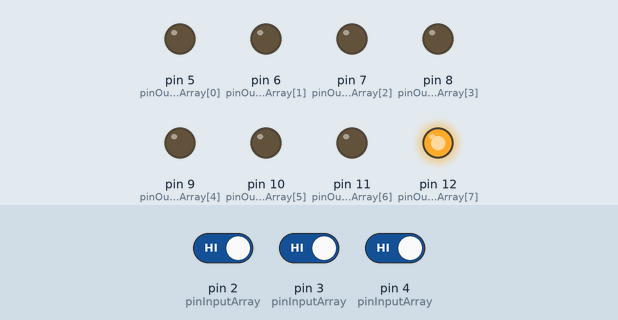
Recording of a sketch running on a simulated Arduino Uno, built with avr-gcc and run on an emulated ATmega328P. On the bench: output pins drawn as LEDs (lit = HIGH). Inputs (shaded band) come from the test bench; at power-on: pin 2 (pinInputArray) HIGH, pin 3 (pinInputArray) HIGH, pin 4 (pinInputArray) HIGH.

Above: at 1.2 s.
1.3 s: pin 2 (pinInputArray) driven LOW
At 1.8 s:
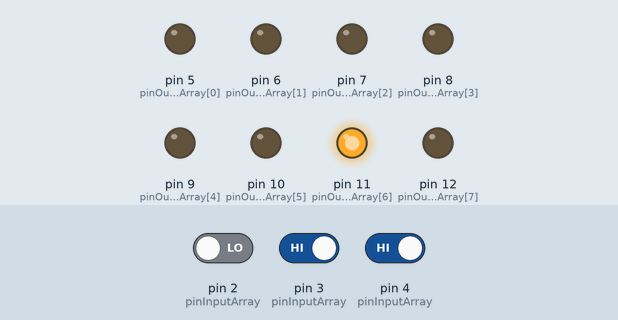
2.8 s: pin 3 (pinInputArray) driven LOW
At 4.0 s:
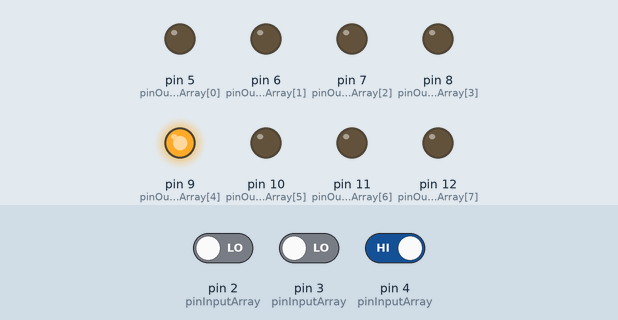
4.3 s: pin 4 (pinInputArray) driven LOW
At 5.3 s:
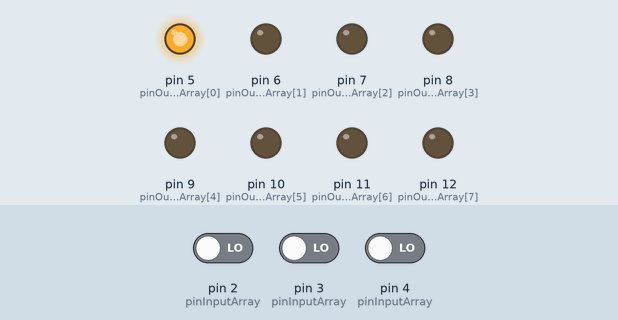
5.8 s: pin 2 (pinInputArray) driven HIGH
At 6.5 s:
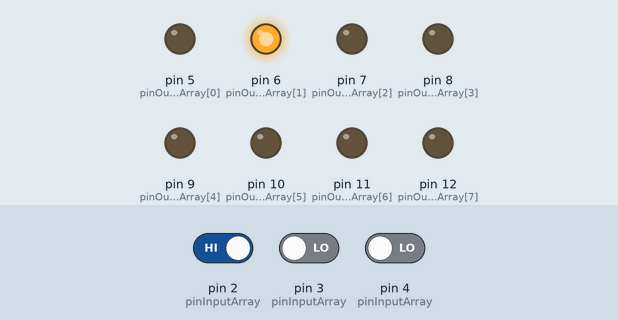
7.3 s: pin 3 (pinInputArray) driven HIGH
At 7.6 s:
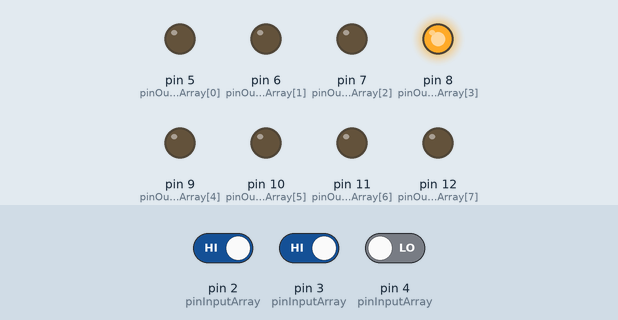
8.8 s: pin 2 (pinInputArray) driven LOW
At 9.9 s:
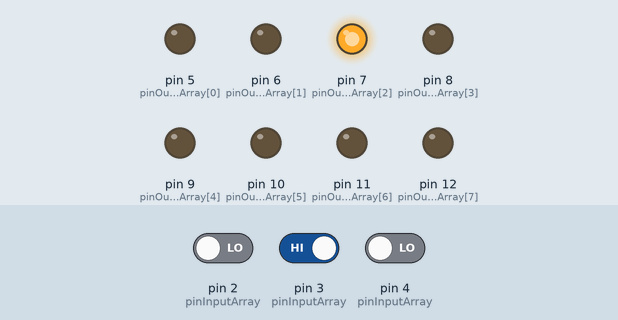
Timing chart, 0 to 11.3 s (numbered marks = the images above; inputs shaded):
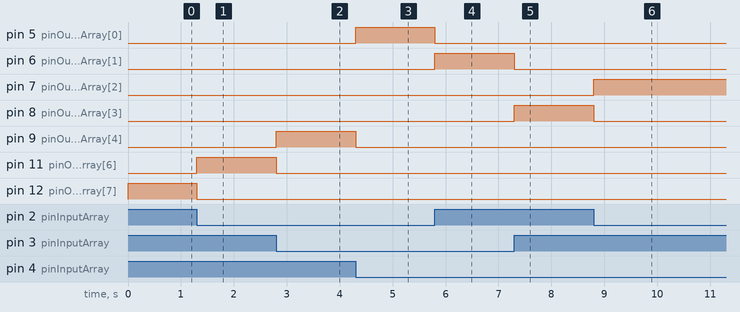

Measured:
- after the input at 1.3 s, pin 11 (pinOutputArray[6]): LOW → HIGH at once; pin 12 (pinOutputArray[7]): HIGH → LOW at once
- after the input at 2.8 s, pin 9 (pinOutputArray[4]): LOW → HIGH at once; pin 11 (pinOutputArray[6]): HIGH → LOW at once
- after the input at 4.3 s, pin 5 (pinOutputArray[0]): LOW → HIGH at once; pin 9 (pinOutputArray[4]): HIGH → LOW at once
- after the input at 5.8 s, pin 5 (pinOutputArray[0]): HIGH → LOW at once; pin 6 (pinOutputArray[1]): LOW → HIGH at once
- after the input at 7.3 s, pin 6 (pinOutputArray[1]): HIGH → LOW at once; pin 8 (pinOutputArray[3]): LOW → HIGH at once
- after the input at 8.8 s, pin 7 (pinOutputArray[2]): LOW → HIGH at once; pin 8 (pinOutputArray[3]): HIGH → LOW at once

The sketch:

sketch_nov27b.ino
```cpp
int pinInputArray[] =  {2, 3, 4};
int pinOutputArray[] = {5, 6, 7, 8, 9, 10, 11, 12};

void setup() {
  // put your setup code here, to run once:
  Serial.begin(9600);
  for (int i = 0; i < 8; i++) {
    pinMode(pinOutputArray[i], OUTPUT);
  }
  for (int i = 0; i < 3; i++) {
    pinMode(i, INPUT);
  }
}

void loop() {
  if ((digitalRead(2) == LOW) && (digitalRead(3) == LOW) &&
      (digitalRead(4) == LOW)) {
                 digitalWrite(pinOutputArray[0],HIGH);
                 digitalWrite(pinOutputArray[1],LOW);
                 digitalWrite(pinOutputArray[2],LOW);
                 digitalWrite(pinOutputArray[3],LOW);
                 digitalWrite(pinOutputArray[4],LOW);
                 digitalWrite(pinOutputArray[5],LOW);
                 digitalWrite(pinOutputArray[6],LOW);
                 digitalWrite(pinOutputArray[7],LOW);

  }

  if ((digitalRead(2) == HIGH) && (digitalRead(3) == LOW) &&
      (digitalRead(4) == LOW)) {
                 digitalWrite(pinOutputArray[0],LOW);
                 digitalWrite(pinOutputArray[1],HIGH);
                 digitalWrite(pinOutputArray[2],LOW);
                 digitalWrite(pinOutputArray[3],LOW);
                 digitalWrite(pinOutputArray[4],LOW);
                 digitalWrite(pinOutputArray[5],LOW);
                 digitalWrite(pinOutputArray[6],LOW);
                 digitalWrite(pinOutputArray[7],LOW);

  }
  if ((digitalRead(2) == LOW) && (digitalRead(3) == HIGH) &&
      (digitalRead(4) == LOW)) {
                 digitalWrite(pinOutputArray[0],LOW);
                 digitalWrite(pinOutputArray[1],LOW);
                 digitalWrite(pinOutputArray[2],HIGH);
                 digitalWrite(pinOutputArray[3],LOW);
                 digitalWrite(pinOutputArray[4],LOW);
                 digitalWrite(pinOutputArray[5],LOW);
                 digitalWrite(pinOutputArray[6],LOW);
                 digitalWrite(pinOutputArray[7],LOW);

  }

  if ((digitalRead(2) == HIGH) && (digitalRead(3) == HIGH) &&
      (digitalRead(4) == LOW)) {
                 digitalWrite(pinOutputArray[0],LOW);
                 digitalWrite(pinOutputArray[1],LOW);
                 digitalWrite(pinOutputArray[2],LOW);
                 digitalWrite(pinOutputArray[3],HIGH);
                 digitalWrite(pinOutputArray[4],LOW);
                 digitalWrite(pinOutputArray[5],LOW);
                 digitalWrite(pinOutputArray[6],LOW);
                 digitalWrite(pinOutputArray[7],LOW);

  }  if ((digitalRead(2) == LOW) && (digitalRead(3) == LOW) &&
      (digitalRead(4) == HIGH)) {
                 digitalWrite(pinOutputArray[0],LOW);
                 digitalWrite(pinOutputArray[1],LOW);
                 digitalWrite(pinOutputArray[2],LOW);
                 digitalWrite(pinOutputArray[3],LOW);
                 digitalWrite(pinOutputArray[4],HIGH);
                 digitalWrite(pinOutputArray[5],LOW);
                 digitalWrite(pinOutputArray[6],LOW);
                 digitalWrite(pinOutputArray[7],LOW);

  }

  if ((digitalRead(2) == HIGH) && (digitalRead(3) == LOW) &&
      (digitalRead(4) == HIGH)) {
                 digitalWrite(pinOutputArray[0],LOW);
                 digitalWrite(pinOutputArray[1],LOW);
                 digitalWrite(pinOutputArray[2],LOW);
                 digitalWrite(pinOutputArray[3],LOW);
                 digitalWrite(pinOutputArray[4],LOW);
                 digitalWrite(pinOutputArray[5],HIGH);
                 digitalWrite(pinOutputArray[6],LOW);
                 digitalWrite(pinOutputArray[7],LOW);

  }  if ((digitalRead(2) == LOW) && (digitalRead(3) == HIGH) &&
      (digitalRead(4) == HIGH)) {
                 digitalWrite(pinOutputArray[0],LOW);
                 digitalWrite(pinOutputArray[1],LOW);
                 digitalWrite(pinOutputArray[2],LOW);
                 digitalWrite(pinOutputArray[3],LOW);
                 digitalWrite(pinOutputArray[4],LOW);
                 digitalWrite(pinOutputArray[5],LOW);
                 digitalWrite(pinOutputArray[6],HIGH);
                 digitalWrite(pinOutputArray[7],LOW);

  }

  if ((digitalRead(2) == HIGH) && (digitalRead(3) == HIGH) &&
      (digitalRead(4) == HIGH)) {
                 digitalWrite(pinOutputArray[0],LOW);
                 digitalWrite(pinOutputArray[1],LOW);
                 digitalWrite(pinOutputArray[2],LOW);
                 digitalWrite(pinOutputArray[3],LOW);
                 digitalWrite(pinOutputArray[4],LOW);
                 digitalWrite(pinOutputArray[5],LOW);
                 digitalWrite(pinOutputArray[6],LOW);
                 digitalWrite(pinOutputArray[7],HIGH);

  }
}
```
